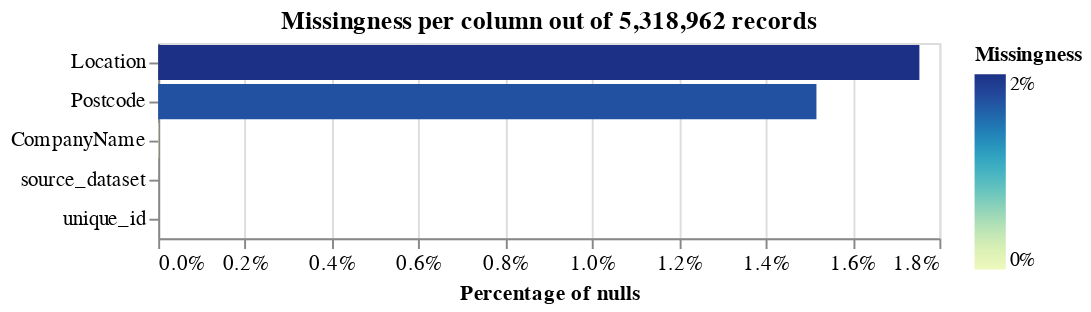

Write notebook code for a chart like this one.
### Markdown cell above
# Step 4 - Match Classification

### Code cell
linker.missingness_chart()

### Figure 1 — Vega-Lite specification as saved in the notebook (floating-point values rounded to 4 significant figures)
{"config": {"view": {"continuousWidth": 400, "continuousHeight": 300, "width": 400}, "axis": {"labelFontSize": 11}}, "title": "", "layer": [{"mark": "bar", "encoding": {"color": {"type": "quantitative", "field": "null_proportion", "legend": {"format": ".0%"}, "scale": {"range": "heatmap"}, "title": "Missingness"}, "tooltip": [{"type": "nominal", "field": "column_name", "title": "Column"}, {"type": "quantitative", "field": "null_count", "format": ",.0f", "title": "Count of nulls"}, {"type": "quantitative", "field": "null_proportion", "format": ".2%", "title": "Percentage of nulls"}, {"type": "quantitative", "field": "total_record_count", "format": ",.0f", "title": "Total record count"}], "x": {"type": "quantitative", "axis": {"format": "%", "title": "Percentage of nulls"}, "field": "null_proportion"}, "y": {"type": "nominal", "axis": {"title": ""}, "field": "column_name", "sort": "-x"}}, "title": "Missingness per column out of 5,318,962 records"}], "data": {"values": [{"null_proportion": 0.0, "null_count": 0, "total_record_count": 5318962, "column_name": "source_dataset"}, {"null_proportion": 0.01517, "null_count": 80673, "total_record_count": 5318962, "column_name": "Postcode"}, {"null_proportion": 9.596e-06, "null_count": 51, "total_record_count": 5318962, "column_name": "CompanyName"}, {"null_proportion": 0.01754, "null_count": 93289, "total_record_count": 5318962, "column_name": "Location"}, {"null_proportion": 0.0, "null_count": 0, "total_record_count": 5318962, "column_name": "unique_id"}], "name": "data-0e7bce5a1d2f132e282789d6ef7780fe"}, "$schema": "https://vega.github.io/schema/vega-lite/v4.8.1.json"}
